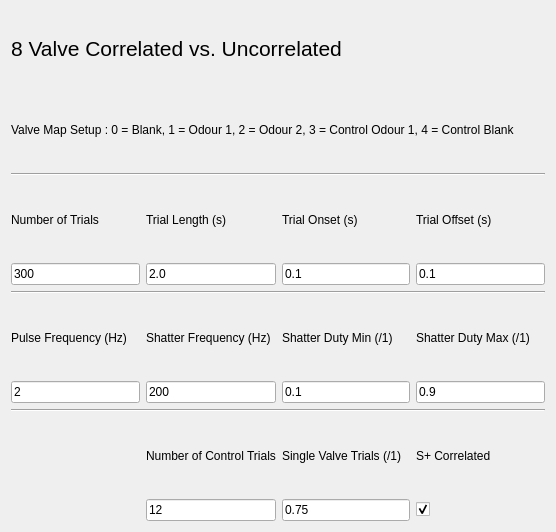
<?xml version="1.0" encoding="UTF-8"?>
<ui version="4.0">
 <class>Form</class>
 <widget class="QWidget" name="Form">
  <property name="geometry">
   <rect>
    <x>0</x>
    <y>0</y>
    <width>556</width>
    <height>532</height>
   </rect>
  </property>
  <property name="windowTitle">
   <string>Form</string>
  </property>
  <layout class="QGridLayout" name="gridLayout">
   <item row="9" column="0">
    <widget class="QLineEdit" name="pulseFrequencyEdit">
     <property name="text">
      <string>2</string>
     </property>
    </widget>
   </item>
   <item row="8" column="3">
    <widget class="QLabel" name="label_8">
     <property name="text">
      <string>Shatter Duty Max (/1)</string>
     </property>
    </widget>
   </item>
   <item row="9" column="2">
    <widget class="QLineEdit" name="shatterDutyMinEdit">
     <property name="text">
      <string>0.1</string>
     </property>
    </widget>
   </item>
   <item row="9" column="3">
    <widget class="QLineEdit" name="shatterDutyMaxEdit">
     <property name="text">
      <string>0.9</string>
     </property>
    </widget>
   </item>
   <item row="5" column="3">
    <widget class="QLineEdit" name="offsetEdit">
     <property name="text">
      <string>0.1</string>
     </property>
    </widget>
   </item>
   <item row="0" column="0" colspan="4">
    <widget class="QLabel" name="label_3">
     <property name="font">
      <font>
       <pointsize>16</pointsize>
      </font>
     </property>
     <property name="text">
      <string>8 Valve Correlated vs. Uncorrelated</string>
     </property>
    </widget>
   </item>
   <item row="9" column="1">
    <widget class="QLineEdit" name="shatterFrequencyEdit">
     <property name="text">
      <string>200</string>
     </property>
    </widget>
   </item>
   <item row="8" column="2">
    <widget class="QLabel" name="label_7">
     <property name="text">
      <string>Shatter Duty Min (/1)</string>
     </property>
    </widget>
   </item>
   <item row="11" column="3">
    <widget class="QLabel" name="label_10">
     <property name="text">
      <string>S+ Correlated</string>
     </property>
    </widget>
   </item>
   <item row="5" column="0">
    <widget class="QLineEdit" name="nTrialsEdit">
     <property name="text">
      <string>300</string>
     </property>
    </widget>
   </item>
   <item row="4" column="3">
    <widget class="QLabel" name="label_4">
     <property name="text">
      <string>Trial Offset (s)</string>
     </property>
    </widget>
   </item>
   <item row="4" column="2">
    <widget class="QLabel" name="label_2">
     <property name="text">
      <string>Trial Onset (s)</string>
     </property>
    </widget>
   </item>
   <item row="4" column="1">
    <widget class="QLabel" name="label_5">
     <property name="text">
      <string>Trial Length (s)</string>
     </property>
    </widget>
   </item>
   <item row="5" column="1">
    <widget class="QLineEdit" name="trialLengthEdit">
     <property name="text">
      <string>2.0</string>
     </property>
    </widget>
   </item>
   <item row="11" column="1">
    <widget class="QLabel" name="label_11">
     <property name="text">
      <string>Number of Control Trials</string>
     </property>
    </widget>
   </item>
   <item row="11" column="2">
    <widget class="QLabel" name="label_12">
     <property name="text">
      <string>Single Valve Trials (/1)</string>
     </property>
    </widget>
   </item>
   <item row="8" column="0">
    <widget class="QLabel" name="label_9">
     <property name="text">
      <string>Pulse Frequency (Hz)</string>
     </property>
    </widget>
   </item>
   <item row="6" column="0" colspan="4">
    <widget class="Line" name="line">
     <property name="orientation">
      <enum>Qt::Horizontal</enum>
     </property>
    </widget>
   </item>
   <item row="8" column="1">
    <widget class="QLabel" name="label_6">
     <property name="text">
      <string>Shatter Frequency (Hz)</string>
     </property>
    </widget>
   </item>
   <item row="4" column="0">
    <widget class="QLabel" name="label">
     <property name="text">
      <string>Number of Trials</string>
     </property>
    </widget>
   </item>
   <item row="12" column="3">
    <widget class="QCheckBox" name="spCorrelatedCheck">
     <property name="text">
      <string/>
     </property>
     <property name="checked">
      <bool>true</bool>
     </property>
    </widget>
   </item>
   <item row="2" column="0" colspan="4">
    <widget class="QLabel" name="label_13">
     <property name="text">
      <string>Valve Map Setup : 0 = Blank, 1 = Odour 1, 2 = Odour 2, 3 = Control Odour 1, 4 = Control Blank </string>
     </property>
    </widget>
   </item>
   <item row="12" column="1">
    <widget class="QLineEdit" name="nControlTrialsEdit">
     <property name="text">
      <string>12</string>
     </property>
    </widget>
   </item>
   <item row="3" column="0" colspan="4">
    <widget class="Line" name="line_2">
     <property name="orientation">
      <enum>Qt::Horizontal</enum>
     </property>
    </widget>
   </item>
   <item row="10" column="0" colspan="4">
    <widget class="Line" name="line_3">
     <property name="orientation">
      <enum>Qt::Horizontal</enum>
     </property>
    </widget>
   </item>
   <item row="5" column="2">
    <widget class="QLineEdit" name="onsetEdit">
     <property name="text">
      <string>0.1</string>
     </property>
    </widget>
   </item>
   <item row="12" column="2">
    <widget class="QLineEdit" name="fractionSingleValveEdit">
     <property name="text">
      <string>0.75</string>
     </property>
    </widget>
   </item>
  </layout>
 </widget>
 <resources/>
 <connections/>
</ui>
